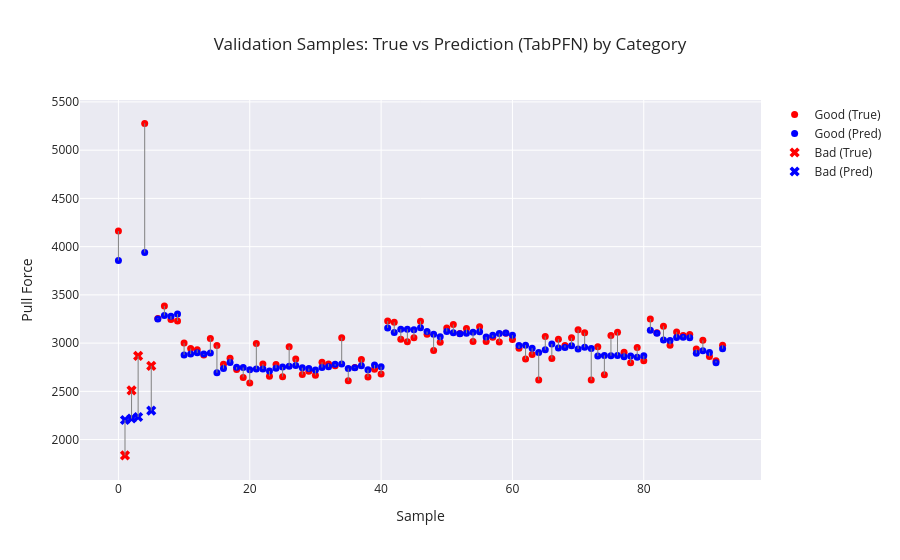

Notebook code cell kept with this figure:
### Markdown cell above
# Check Validation Data

### Code cell
# Category array (must be aligned with y_dev)
categories = dev_df.groupby("Sample ID")["Category"].first().values

plot_visualizer(
    true_vals=y_dev,
    pred_vals=final_pred,
    categories=categories,
    title=f"Validation Samples: True vs Prediction (TabPFN) by Category"
)

### Figure 1 — Plotly figure (JSON) as saved in the notebook; plotly's stock layout.template omitted (floating-point values rounded to 4 significant figures)
{"data": [{"marker": {"color": "red", "size": 7, "symbol": "circle"}, "mode": "markers", "name": "Good (True)", "type": "scatter", "x": [0, 4, 6, 7, 8, 9, 10, 11, 12, 13, 14, 15, 16, 17, 18, 19, 20, 21, 22, 23, 24, 25, 26, 27, 28, 29, 30, 31, 32, 33, 34, 35, 36, 37, 38, 39, 40, 41, 42, 43, 44, 45, 46, 47, 48, 49, 50, 51, 52, 53, 54, 55, 56, 57, 58, 59, 60, 61, 62, 63, 64, 65, 66, 67, 68, 69, 70, 71, 72, 73, 74, 75, 76, 77, 78, 79, 80, 81, 82, 83, 84, 85, 86, 87, 88, 89, 90, 91, 92], "y": [4161.0, 5278.0, 3256.0, 3385.0, 3246.0, 3229.0, 3002.0, 2944.0, 2932.0, 2878.0, 3049.0, 2976.0, 2782.0, 2843.0, 2727.0, 2645.0, 2586.0, 2996.0, 2784.0, 2657.0, 2778.0, 2652.0, 2963.0, 2834.0, 2674.0, 2708.0, 2667.0, 2802.0, 2783.0, 2766.0, 3056.0, 2609.0, 2748.0, 2830.0, 2650.0, 2730.0, 2679.0, 3229.0, 3216.0, 3039.0, 3014.0, 3056.0, 3227.0, 3091.0, 2922.0, 3008.0, 3156.0, 3193.0, 3099.0, 3153.0, 3016.0, 3169.0, 3017.0, 3061.0, 3012.0, 3102.0, 3037.0, 2948.0, 2834.0, 2883.0, 2617.0, 3070.0, 2840.0, 3041.0, 2976.0, 3054.0, 3139.0, 3108.0, 2617.0, 2961.0, 2672.0, 3080.0, 3112.0, 2905.0, 2796.0, 2956.0, 2818.0, 3250.0, 3106.0, 3175.0, 2977.0, 3116.0, 3080.0, 3090.0, 2938.0, 3029.0, 2861.0, 2816.0, 2979.0]}, {"marker": {"color": "blue", "size": 7, "symbol": "circle"}, "mode": "markers", "name": "Good (Pred)", "type": "scatter", "x": [0, 4, 6, 7, 8, 9, 10, 11, 12, 13, 14, 15, 16, 17, 18, 19, 20, 21, 22, 23, 24, 25, 26, 27, 28, 29, 30, 31, 32, 33, 34, 35, 36, 37, 38, 39, 40, 41, 42, 43, 44, 45, 46, 47, 48, 49, 50, 51, 52, 53, 54, 55, 56, 57, 58, 59, 60, 61, 62, 63, 64, 65, 66, 67, 68, 69, 70, 71, 72, 73, 74, 75, 76, 77, 78, 79, 80, 81, 82, 83, 84, 85, 86, 87, 88, 89, 90, 91, 92], "y": [3857.0, 3939.0, 3250.0, 3286.0, 3279.0, 3303.0, 2878.0, 2887.0, 2899.0, 2886.0, 2897.0, 2692.0, 2736.0, 2799.0, 2751.0, 2746.0, 2723.0, 2731.0, 2732.0, 2711.0, 2740.0, 2751.0, 2761.0, 2767.0, 2744.0, 2736.0, 2722.0, 2747.0, 2754.0, 2782.0, 2784.0, 2737.0, 2744.0, 2765.0, 2725.0, 2773.0, 2756.0, 3157.0, 3110.0, 3144.0, 3143.0, 3140.0, 3160.0, 3120.0, 3091.0, 3066.0, 3120.0, 3108.0, 3097.0, 3103.0, 3111.0, 3119.0, 3064.0, 3081.0, 3099.0, 3106.0, 3082.0, 2976.0, 2979.0, 2947.0, 2904.0, 2931.0, 2992.0, 2950.0, 2954.0, 2973.0, 2939.0, 2956.0, 2944.0, 2867.0, 2872.0, 2869.0, 2873.0, 2859.0, 2865.0, 2853.0, 2869.0, 3133.0, 3102.0, 3033.0, 3026.0, 3058.0, 3060.0, 3055.0, 2894.0, 2920.0, 2902.0, 2798.0, 2943.0]}, {"marker": {"color": "red", "size": 9, "symbol": "x"}, "mode": "markers", "name": "Bad (True)", "type": "scatter", "x": [1, 2, 3, 5], "y": [1836.0, 2510.0, 2867.0, 2764.0]}, {"marker": {"color": "blue", "size": 9, "symbol": "x"}, "mode": "markers", "name": "Bad (Pred)", "type": "scatter", "x": [1, 2, 3, 5], "y": [2203.0, 2219.0, 2234.0, 2301.0]}, {"line": {"color": "gray", "width": 1}, "mode": "lines", "showlegend": false, "type": "scatter", "x": [0, 0], "y": [4161.0, 3857.0]}, {"line": {"color": "gray", "width": 1}, "mode": "lines", "showlegend": false, "type": "scatter", "x": [1, 1], "y": [1836.0, 2203.0]}, {"line": {"color": "gray", "width": 1}, "mode": "lines", "showlegend": false, "type": "scatter", "x": [2, 2], "y": [2510.0, 2219.0]}, {"line": {"color": "gray", "width": 1}, "mode": "lines", "showlegend": false, "type": "scatter", "x": [3, 3], "y": [2867.0, 2234.0]}, {"line": {"color": "gray", "width": 1}, "mode": "lines", "showlegend": false, "type": "scatter", "x": [4, 4], "y": [5278.0, 3939.0]}, {"line": {"color": "gray", "width": 1}, "mode": "lines", "showlegend": false, "type": "scatter", "x": [5, 5], "y": [2764.0, 2301.0]}, {"line": {"color": "gray", "width": 1}, "mode": "lines", "showlegend": false, "type": "scatter", "x": [6, 6], "y": [3256.0, 3250.0]}, {"line": {"color": "gray", "width": 1}, "mode": "lines", "showlegend": false, "type": "scatter", "x": [7, 7], "y": [3385.0, 3286.0]}, {"line": {"color": "gray", "width": 1}, "mode": "lines", "showlegend": false, "type": "scatter", "x": [8, 8], "y": [3246.0, 3279.0]}, {"line": {"color": "gray", "width": 1}, "mode": "lines", "showlegend": false, "type": "scatter", "x": [9, 9], "y": [3229.0, 3303.0]}, {"line": {"color": "gray", "width": 1}, "mode": "lines", "showlegend": false, "type": "scatter", "x": [10, 10], "y": [3002.0, 2878.0]}, {"line": {"color": "gray", "width": 1}, "mode": "lines", "showlegend": false, "type": "scatter", "x": [11, 11], "y": [2944.0, 2887.0]}, {"line": {"color": "gray", "width": 1}, "mode": "lines", "showlegend": false, "type": "scatter", "x": [12, 12], "y": [2932.0, 2899.0]}, {"line": {"color": "gray", "width": 1}, "mode": "lines", "showlegend": false, "type": "scatter", "x": [13, 13], "y": [2878.0, 2886.0]}, {"line": {"color": "gray", "width": 1}, "mode": "lines", "showlegend": false, "type": "scatter", "x": [14, 14], "y": [3049.0, 2897.0]}, {"line": {"color": "gray", "width": 1}, "mode": "lines", "showlegend": false, "type": "scatter", "x": [15, 15], "y": [2976.0, 2692.0]}, {"line": {"color": "gray", "width": 1}, "mode": "lines", "showlegend": false, "type": "scatter", "x": [16, 16], "y": [2782.0, 2736.0]}, {"line": {"color": "gray", "width": 1}, "mode": "lines", "showlegend": false, "type": "scatter", "x": [17, 17], "y": [2843.0, 2799.0]}, {"line": {"color": "gray", "width": 1}, "mode": "lines", "showlegend": false, "type": "scatter", "x": [18, 18], "y": [2727.0, 2751.0]}, {"line": {"color": "gray", "width": 1}, "mode": "lines", "showlegend": false, "type": "scatter", "x": [19, 19], "y": [2645.0, 2746.0]}, {"line": {"color": "gray", "width": 1}, "mode": "lines", "showlegend": false, "type": "scatter", "x": [20, 20], "y": [2586.0, 2723.0]}, {"line": {"color": "gray", "width": 1}, "mode": "lines", "showlegend": false, "type": "scatter", "x": [21, 21], "y": [2996.0, 2731.0]}, {"line": {"color": "gray", "width": 1}, "mode": "lines", "showlegend": false, "type": "scatter", "x": [22, 22], "y": [2784.0, 2732.0]}, {"line": {"color": "gray", "width": 1}, "mode": "lines", "showlegend": false, "type": "scatter", "x": [23, 23], "y": [2657.0, 2711.0]}, {"line": {"color": "gray", "width": 1}, "mode": "lines", "showlegend": false, "type": "scatter", "x": [24, 24], "y": [2778.0, 2740.0]}, {"line": {"color": "gray", "width": 1}, "mode": "lines", "showlegend": false, "type": "scatter", "x": [25, 25], "y": [2652, 2751.0]}, {"line": {"color": "gray", "width": 1}, "mode": "lines", "showlegend": false, "type": "scatter", "x": [26, 26], "y": [2963, 2761.0]}, {"line": {"color": "gray", "width": 1}, "mode": "lines", "showlegend": false, "type": "scatter", "x": [27, 27], "y": [2834.0, 2767.0]}, {"line": {"color": "gray", "width": 1}, "mode": "lines", "showlegend": false, "type": "scatter", "x": [28, 28], "y": [2674.0, 2744.0]}, {"line": {"color": "gray", "width": 1}, "mode": "lines", "showlegend": false, "type": "scatter", "x": [29, 29], "y": [2708.0, 2736.0]}, {"line": {"color": "gray", "width": 1}, "mode": "lines", "showlegend": false, "type": "scatter", "x": [30, 30], "y": [2667.0, 2722.0]}, {"line": {"color": "gray", "width": 1}, "mode": "lines", "showlegend": false, "type": "scatter", "x": [31, 31], "y": [2802.0, 2747.0]}, {"line": {"color": "gray", "width": 1}, "mode": "lines", "showlegend": false, "type": "scatter", "x": [32, 32], "y": [2783, 2754.0]}, {"line": {"color": "gray", "width": 1}, "mode": "lines", "showlegend": false, "type": "scatter", "x": [33, 33], "y": [2766.0, 2782.0]}, {"line": {"color": "gray", "width": 1}, "mode": "lines", "showlegend": false, "type": "scatter", "x": [34, 34], "y": [3056.0, 2784.0]}, {"line": {"color": "gray", "width": 1}, "mode": "lines", "showlegend": false, "type": "scatter", "x": [35, 35], "y": [2609.0, 2737.0]}, {"line": {"color": "gray", "width": 1}, "mode": "lines", "showlegend": false, "type": "scatter", "x": [36, 36], "y": [2748.0, 2744.0]}, {"line": {"color": "gray", "width": 1}, "mode": "lines", "showlegend": false, "type": "scatter", "x": [37, 37], "y": [2830, 2765.0]}, {"line": {"color": "gray", "width": 1}, "mode": "lines", "showlegend": false, "type": "scatter", "x": [38, 38], "y": [2650.0, 2725.0]}, {"line": {"color": "gray", "width": 1}, "mode": "lines", "showlegend": false, "type": "scatter", "x": [39, 39], "y": [2730.0, 2773.0]}, {"line": {"color": "gray", "width": 1}, "mode": "lines", "showlegend": false, "type": "scatter", "x": [40, 40], "y": [2679.0, 2756.0]}, {"line": {"color": "gray", "width": 1}, "mode": "lines", "showlegend": false, "type": "scatter", "x": [41, 41], "y": [3229.0, 3157.0]}, {"line": {"color": "gray", "width": 1}, "mode": "lines", "showlegend": false, "type": "scatter", "x": [42, 42], "y": [3216, 3110.0]}, {"line": {"color": "gray", "width": 1}, "mode": "lines", "showlegend": false, "type": "scatter", "x": [43, 43], "y": [3039, 3144.0]}, {"line": {"color": "gray", "width": 1}, "mode": "lines", "showlegend": false, "type": "scatter", "x": [44, 44], "y": [3014.0, 3143.0]}, {"line": {"color": "gray", "width": 1}, "mode": "lines", "showlegend": false, "type": "scatter", "x": [45, 45], "y": [3056.0, 3140.0]}, {"line": {"color": "gray", "width": 1}, "mode": "lines", "showlegend": false, "type": "scatter", "x": [46, 46], "y": [3227.0, 3160.0]}, {"line": {"color": "gray", "width": 1}, "mode": "lines", "showlegend": false, "type": "scatter", "x": [47, 47], "y": [3091, 3120.0]}, {"line": {"color": "gray", "width": 1}, "mode": "lines", "showlegend": false, "type": "scatter", "x": [48, 48], "y": [2922.0, 3091.0]}, {"line": {"color": "gray", "width": 1}, "mode": "lines", "showlegend": false, "type": "scatter", "x": [49, 49], "y": [3008.0, 3066.0]}, {"line": {"color": "gray", "width": 1}, "mode": "lines", "showlegend": false, "type": "scatter", "x": [50, 50], "y": [3156.0, 3120.0]}, {"line": {"color": "gray", "width": 1}, "mode": "lines", "showlegend": false, "type": "scatter", "x": [51, 51], "y": [3193.0, 3108.0]}, {"line": {"color": "gray", "width": 1}, "mode": "lines", "showlegend": false, "type": "scatter", "x": [52, 52], "y": [3099.0, 3097.0]}, {"line": {"color": "gray", "width": 1}, "mode": "lines", "showlegend": false, "type": "scatter", "x": [53, 53], "y": [3153.0, 3103.0]}, {"line": {"color": "gray", "width": 1}, "mode": "lines", "showlegend": false, "type": "scatter", "x": [54, 54], "y": [3016.0, 3111.0]}, {"line": {"color": "gray", "width": 1}, "mode": "lines", "showlegend": false, "type": "scatter", "x": [55, 55], "y": [3169.0, 3119.0]}, {"line": {"color": "gray", "width": 1}, "mode": "lines", "showlegend": false, "type": "scatter", "x": [56, 56], "y": [3017.0, 3064.0]}, {"line": {"color": "gray", "width": 1}, "mode": "lines", "showlegend": false, "type": "scatter", "x": [57, 57], "y": [3061.0, 3081.0]}, {"line": {"color": "gray", "width": 1}, "mode": "lines", "showlegend": false, "type": "scatter", "x": [58, 58], "y": [3012, 3099.0]}, {"line": {"color": "gray", "width": 1}, "mode": "lines", "showlegend": false, "type": "scatter", "x": [59, 59], "y": [3102.0, 3106.0]}, {"line": {"color": "gray", "width": 1}, "mode": "lines", "showlegend": false, "type": "scatter", "x": [60, 60], "y": [3037.0, 3082.0]}, {"line": {"color": "gray", "width": 1}, "mode": "lines", "showlegend": false, "type": "scatter", "x": [61, 61], "y": [2948, 2976.0]}, {"line": {"color": "gray", "width": 1}, "mode": "lines", "showlegend": false, "type": "scatter", "x": [62, 62], "y": [2834.0, 2979.0]}, {"line": {"color": "gray", "width": 1}, "mode": "lines", "showlegend": false, "type": "scatter", "x": [63, 63], "y": [2883.0, 2947.0]}, {"line": {"color": "gray", "width": 1}, "mode": "lines", "showlegend": false, "type": "scatter", "x": [64, 64], "y": [2617.0, 2904.0]}, {"line": {"color": "gray", "width": 1}, "mode": "lines", "showlegend": false, "type": "scatter", "x": [65, 65], "y": [3070.0, 2931.0]}, {"line": {"color": "gray", "width": 1}, "mode": "lines", "showlegend": false, "type": "scatter", "x": [66, 66], "y": [2840.0, 2992.0]}, {"line": {"color": "gray", "width": 1}, "mode": "lines", "showlegend": false, "type": "scatter", "x": [67, 67], "y": [3041.0, 2950.0]}, {"line": {"color": "gray", "width": 1}, "mode": "lines", "showlegend": false, "type": "scatter", "x": [68, 68], "y": [2976.0, 2954.0]}, {"line": {"color": "gray", "width": 1}, "mode": "lines", "showlegend": false, "type": "scatter", "x": [69, 69], "y": [3054.0, 2973.0]}, {"line": {"color": "gray", "width": 1}, "mode": "lines", "showlegend": false, "type": "scatter", "x": [70, 70], "y": [3139.0, 2939.0]}, {"line": {"color": "gray", "width": 1}, "mode": "lines", "showlegend": false, "type": "scatter", "x": [71, 71], "y": [3108.0, 2956.0]}, {"line": {"color": "gray", "width": 1}, "mode": "lines", "showlegend": false, "type": "scatter", "x": [72, 72], "y": [2617.0, 2944.0]}, {"line": {"color": "gray", "width": 1}, "mode": "lines", "showlegend": false, "type": "scatter", "x": [73, 73], "y": [2961.0, 2867.0]}, {"line": {"color": "gray", "width": 1}, "mode": "lines", "showlegend": false, "type": "scatter", "x": [74, 74], "y": [2672.0, 2872.0]}, {"line": {"color": "gray", "width": 1}, "mode": "lines", "showlegend": false, "type": "scatter", "x": [75, 75], "y": [3080.0, 2869.0]}, {"line": {"color": "gray", "width": 1}, "mode": "lines", "showlegend": false, "type": "scatter", "x": [76, 76], "y": [3112.0, 2873.0]}, {"line": {"color": "gray", "width": 1}, "mode": "lines", "showlegend": false, "type": "scatter", "x": [77, 77], "y": [2905, 2859.0]}, {"line": {"color": "gray", "width": 1}, "mode": "lines", "showlegend": false, "type": "scatter", "x": [78, 78], "y": [2796.0, 2865.0]}, {"line": {"color": "gray", "width": 1}, "mode": "lines", "showlegend": false, "type": "scatter", "x": [79, 79], "y": [2956.0, 2853.0]}, {"line": {"color": "gray", "width": 1}, "mode": "lines", "showlegend": false, "type": "scatter", "x": [80, 80], "y": [2818.0, 2869.0]}, {"line": {"color": "gray", "width": 1}, "mode": "lines", "showlegend": false, "type": "scatter", "x": [81, 81], "y": [3250.0, 3133.0]}, {"line": {"color": "gray", "width": 1}, "mode": "lines", "showlegend": false, "type": "scatter", "x": [82, 82], "y": [3106.0, 3102.0]}, {"line": {"color": "gray", "width": 1}, "mode": "lines", "showlegend": false, "type": "scatter", "x": [83, 83], "y": [3175.0, 3033.0]}, {"line": {"color": "gray", "width": 1}, "mode": "lines", "showlegend": false, "type": "scatter", "x": [84, 84], "y": [2977.0, 3026.0]}, {"line": {"color": "gray", "width": 1}, "mode": "lines", "showlegend": false, "type": "scatter", "x": [85, 85], "y": [3116.0, 3058.0]}, {"line": {"color": "gray", "width": 1}, "mode": "lines", "showlegend": false, "type": "scatter", "x": [86, 86], "y": [3080.0, 3060.0]}, {"line": {"color": "gray", "width": 1}, "mode": "lines", "showlegend": false, "type": "scatter", "x": [87, 87], "y": [3090.0, 3055.0]}, {"line": {"color": "gray", "width": 1}, "mode": "lines", "showlegend": false, "type": "scatter", "x": [88, 88], "y": [2938.0, 2894.0]}, {"line": {"color": "gray", "width": 1}, "mode": "lines", "showlegend": false, "type": "scatter", "x": [89, 89], "y": [3029.0, 2920.0]}, {"line": {"color": "gray", "width": 1}, "mode": "lines", "showlegend": false, "type": "scatter", "x": [90, 90], "y": [2861.0, 2902.0]}, {"line": {"color": "gray", "width": 1}, "mode": "lines", "showlegend": false, "type": "scatter", "x": [91, 91], "y": [2816.0, 2798.0]}, {"line": {"color": "gray", "width": 1}, "mode": "lines", "showlegend": false, "type": "scatter", "x": [92, 92], "y": [2979.0, 2943.0]}], "layout": {"title": {"text": "Validation Samples: True vs Prediction (TabPFN) by Category"}, "xaxis": {"title": {"text": "Sample"}}, "yaxis": {"title": {"text": "Pull Force"}}}}
